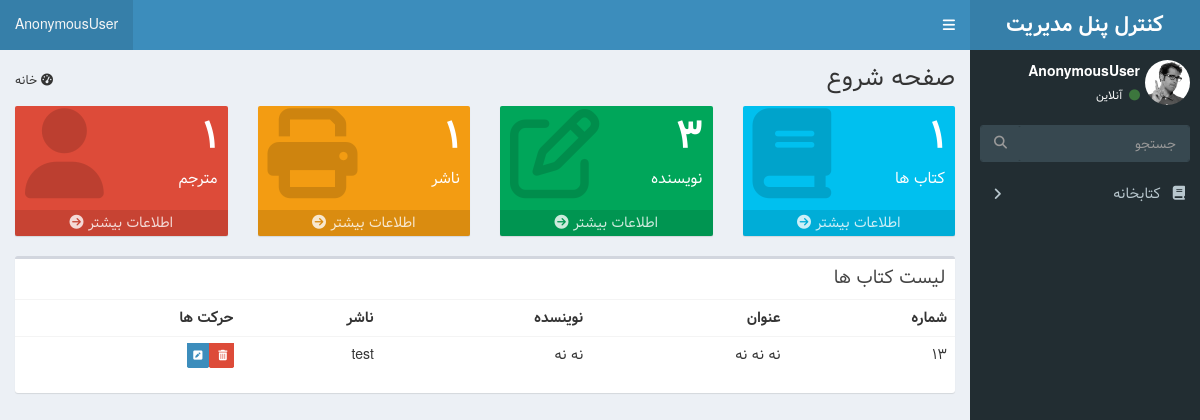
/admin_panel/, run on an earlier commit of the app's database.
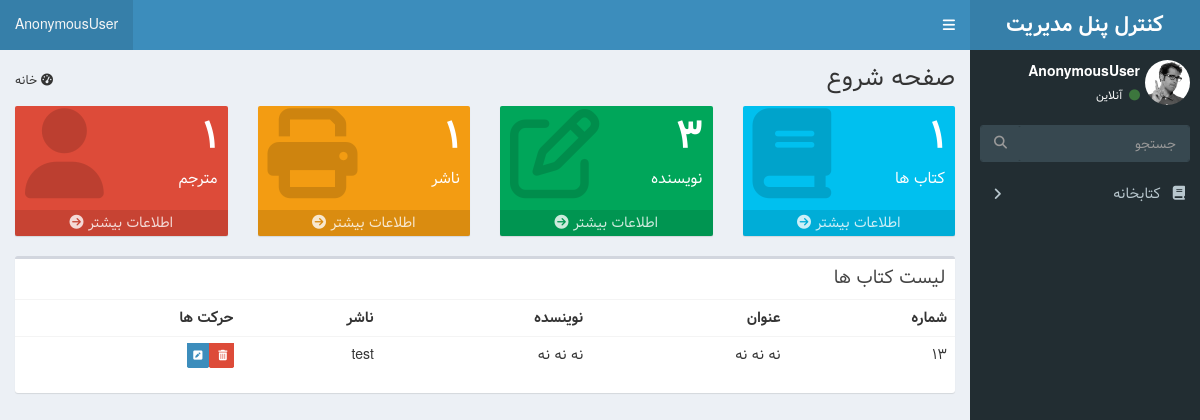
And on a later commit of the database.
### library/models.py (models this page shows, shortened)
class Books(models.Model):
    title = models.CharField(max_length=50, verbose_name="عنوان")
    slug = models.SlugField(
        max_length=20, allow_unicode=True, unique=True, editable=False
    )
    translator = models.ForeignKey(
        Translators,
        verbose_name="مترجم",
        on_delete=models.CASCADE,
        blank=True,
        null=True,
    )
    author = models.ForeignKey(
        Authors, verbose_name="نویسنده", on_delete=models.CASCADE
    )
    genres = models.ManyToManyField(Genres, verbose_name="ژانر")
    publisher = models.ForeignKey(
        Publishers, verbose_name="ناشر", on_delete=models.CASCADE
    )
    book_image = models.ImageField(upload_to="images/books", verbose_name="کاور کتاب")
    detail = models.TextField(verbose_name="توضیحات")

class Authors(models.Model):
    name = models.CharField(max_length=50, verbose_name="نام")
    slug = models.SlugField(
        max_length=20, allow_unicode=True, unique=True, editable=False
    )
    def __str__(self):
        return self.name

class Publishers(models.Model):
    title = models.CharField(max_length=50, verbose_name="عنوان")
    website = models.URLField(verbose_name="وب سایت")
    def __str__(self):
        return self.title

### admin_panel/views.py (the view)
# urls.py: path("", views.DashboardView.as_view(), name="admin"),
class DashboardView(TemplateView):
    template_name = "admin_panel/admin_panel.html"
    def get_context_data(self, **kwargs):
        context = super(DashboardView, self).get_context_data()
        context["books"] = models.Books.objects.all()
        context["authors"] = models.Authors.objects.all()
        context["publishers"] = models.Publishers.objects.all()
        context["translators"] = models.Translators.objects.all()
        return context

### admin_panel/templates/admin_panel/admin_panel.html (shortened to what this page needs)
{% extends 'admin_panel/basic.html' %}
{% block content %}
<section class="content-header">
    <h1>
        صفحه شروع
    </h1>
    <ol class="breadcrumb">
        <li><i class="fa fa-dashboard"></i> خانه</a></li>
    </ol>
</section>
<section class="content">
    <div class="row">
        <div class="col-lg-3 col-xs-6">
            <div class="small-box bg-aqua">
                <div class="inner">
                    <h3>{{books.count}}</h3>
                    <p>کتاب ها</p>
                </div>
                <div class="icon">
                    <i class="fa fa-book"></i>
                </div>
                <a href="#" class="small-box-footer">
                    اطلاعات بیشتر <i class="fa fa-arrow-circle-right"></i>
                </a>
            </div>
        </div>
        <div class="col-lg-3 col-xs-6">
            <div class="small-box bg-green">
                <div class="inner">
                    <h3>{{authors.count}}<sup style="font-size: 20px"></sup></h3>
                    <p>نویسنده</p>
                </div>
                <div class="icon">
                    <i class="fa fa-pencil-square-o"></i>
                </div>
                <a href="#" class="small-box-footer">
                    اطلاعات بیشتر <i class="fa fa-arrow-circle-right"></i>
                </a>
            </div>
        </div>
        <div class="col-lg-3 col-xs-6">
            <div class="small-box bg-yellow">
                <div class="inner">
                    <h3>{{publishers.count}}</h3>
                    <p>ناشر</p>
                </div>
                <div class="icon">
                    <i class="fa fa-print"></i>
                </div>
                <a href="#" class="small-box-footer">
                    اطلاعات بیشتر <i class="fa fa-arrow-circle-right"></i>
                </a>
            </div>
        </div>
        <div class="col-lg-3 col-xs-6">
            <div class="small-box bg-red">
                <div class="inner">
                    <h3>{{translators.count}}</h3>
                    <p>مترجم</p>
                </div>
                <div class="icon">
                    <i class="fa fa-user"></i>
                </div>
                <a href="#" class="small-box-footer">
                    اطلاعات بیشتر <i class="fa fa-arrow-circle-right"></i>
                </a>
            </div>
        </div>
    </div>
    <div class="box">
        <div>
            <div class="box-header">
                <h3 class="box-title">لیست کتاب ها</h3>
            </div>
            <div class="box-body table-responsive no-padding">
                <table class="table table-hover">
                    <tbody>
                        <tr>
                            <th>شماره</th>
                            <th>عنوان</th>
                            <th>نوینسده</th>
                            <th>ناشر</th>
                            <th>حرکت ها</th>
                        </tr>
                        {% for book in books %}
                        <tr>
                            <td>{{book.id}}</td>
                            <td>{{book.title}}</td>
                            <td>{{book.author}}</td>
                            <td>{{book.publisher}}</td>
                            <td>
                                <a href="" class="label-danger">
                                    <span class="label label-danger">
                                        <i class="fa fa-trash"></i>
                                    </span>
                                </a>
                                <a href="" class="label-primary">
                                    <span class="label label-primary">
                                        <i class="fa  fa-pencil-square"></i>
                                    </span>
                                </a>
                            </td>
                        </tr>
                        {% endfor %}
                    </tbody>
                </table>
            </div>
            <br>
        </div>
    </div>
</section>
{% endblock content %}

What changed in the data, as far as the page shows it:
changed through a linked row, Books "نه نه نه": author "نه نه" → "نه نه نه"
